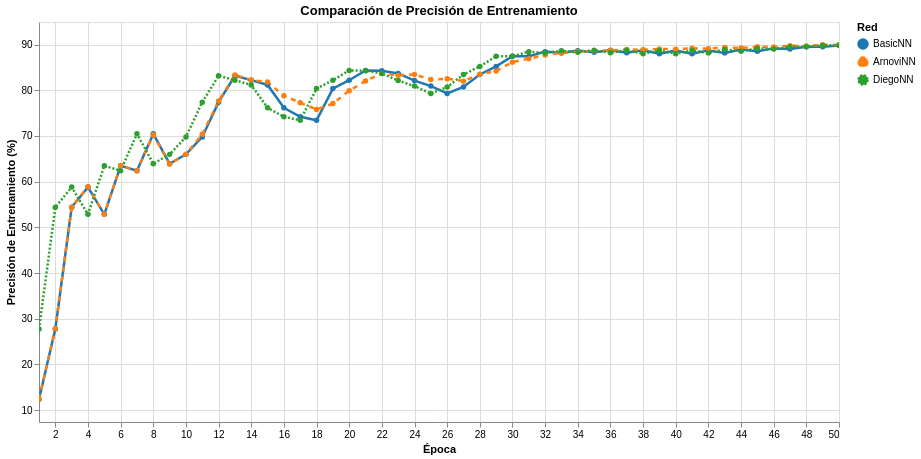

Write notebook code for a chart like this one.
### Markdown cell above
## 9. Comparación de Precisión de Entrenamiento

### Code cell
# Gráfico de comparación de precisión de entrenamiento
chart_acc = alt.Chart(df_accuracy).mark_line(point=True, size=2.5).encode(
    x=alt.X('Epoch:Q', title='Época', scale=alt.Scale(nice=False)),
    y=alt.Y('Accuracy (%):Q', title='Precisión de Entrenamiento (%)', 
            scale=alt.Scale(domain=[df_accuracy['Accuracy (%)'].min() - 5, 
                                   df_accuracy['Accuracy (%)'].max() + 5])),
    color=alt.Color('Network:N', title='Red',
                    scale=alt.Scale(domain=['BasicNN', 'ArnoviNN', 'DiegoNN'],
                                   range=['#1f77b4', '#ff7f0e', '#2ca02c'])),
    strokeDash=alt.StrokeDash('Network:N',
                             scale=alt.Scale(domain=['BasicNN', 'ArnoviNN', 'DiegoNN'],
                                           range=[[], [5, 5], [2, 2]])),
    tooltip=['Epoch:Q', 'Network:N', alt.Tooltip('Accuracy (%):Q', format='.2f')]
).properties(
    width=800,
    height=400,
    title='Comparación de Precisión de Entrenamiento'
).interactive()

chart_acc.show()
print("✓ Gráfico de comparación de precisión de entrenamiento mostrado")

### Figure 1 — Vega-Lite specification as saved in the notebook (floating-point values rounded to 4 significant figures; data arrays with more than 128 entries replaced by an {"elided": "..."} marker saying what was removed)
{"config": {"view": {"continuousWidth": 300, "continuousHeight": 300}}, "data": {"name": "data-2a06464025400c27a8a1c7c0d4daf35c"}, "mark": {"type": "line", "point": true, "size": 2.5}, "encoding": {"color": {"field": "Network", "scale": {"domain": ["BasicNN", "ArnoviNN", "DiegoNN"], "range": ["#1f77b4", "#ff7f0e", "#2ca02c"]}, "title": "Red", "type": "nominal"}, "strokeDash": {"field": "Network", "scale": {"domain": ["BasicNN", "ArnoviNN", "DiegoNN"], "range": [[], [5, 5], [2, 2]]}, "type": "nominal"}, "tooltip": [{"field": "Epoch", "type": "quantitative"}, {"field": "Network", "type": "nominal"}, {"field": "Accuracy (%)", "format": ".2f", "type": "quantitative"}], "x": {"field": "Epoch", "scale": {"nice": false}, "title": "Época", "type": "quantitative"}, "y": {"field": "Accuracy (%)", "scale": {"domain": [7.41, 94.95]}, "title": "Precisión de Entrenamiento (%)", "type": "quantitative"}}, "height": 400, "params": [{"name": "param_1e9efca18e7a2868", "select": {"type": "interval", "encodings": ["x", "y"]}, "bind": "scales"}], "title": "Comparación de Precisión de Entrenamiento", "width": 800, "$schema": "https://vega.github.io/schema/vega-lite/v6.1.0.json", "datasets": {"data-2a06464025400c27a8a1c7c0d4daf35c": {"elided": "150 records"}}}
